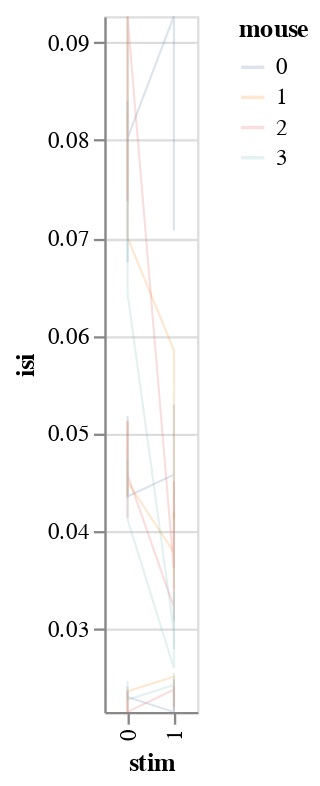

Notebook source saved alongside this figure:
### Markdown cell above
This is stil fishy: why vertical lines? all sources of variance should be accounted for

### Code cell
bw.plot_posteriors_no_slope(x='stim', detail='neuron', color='mouse:N')

### Figure 1 — Vega-Lite specification as saved in the notebook (floating-point values rounded to 4 significant figures)
{"config": {"view": {"continuousWidth": 400, "continuousHeight": 300}}, "data": {"name": "data-f6098da45053dd9364de4f154c3aa49a"}, "mark": {"type": "line", "fill": null}, "encoding": {"color": {"type": "nominal", "field": "mouse"}, "detail": {"type": "quantitative", "field": "neuron"}, "opacity": {"value": 0.2}, "size": {"value": 0.9}, "x": {"type": "ordinal", "field": "stim"}, "y": {"type": "quantitative", "field": "isi", "scale": {"clamp": true, "domain": [0.02146, 0.09268], "zero": false}}}, "$schema": "https://vega.github.io/schema/vega-lite/v4.8.1.json", "datasets": {"data-f6098da45053dd9364de4f154c3aa49a": [{"stim": 0, "i_trial": 0, "mouse_code": 0, "neuron_code": 0, "mouse": 0, "neuron_x_mouse": "0m0bayes", "neuron": 0, "log_firing_rate": 1.893, "Firing rate": 78.2, "firing_rate": 78.2, "i_spike": 51.5, "isi": 0.06841, "combined_condition": 0}, {"stim": 0, "i_trial": 0, "mouse_code": 0, "neuron_code": 4, "mouse": 0, "neuron_x_mouse": "1m0bayes", "neuron": 1, "log_firing_rate": 1.873, "Firing rate": 74.66, "firing_rate": 74.66, "i_spike": 73.0, "isi": 0.04698, "combined_condition": 1}, {"stim": 0, "i_trial": 0, "mouse_code": 0, "neuron_code": 8, "mouse": 0, "neuron_x_mouse": "2m0bayes", "neuron": 2, "log_firing_rate": 2.435, "Firing rate": 272.4, "firing_rate": 272.4, "i_spike": 162.5, "isi": 0.02145, "combined_condition": 2}, {"stim": 0, "i_trial": 0, "mouse_code": 1, "neuron_code": 1, "mouse": 1, "neuron_x_mouse": "0m1bayes", "neuron": 0, "log_firing_rate": 1.575, "Firing rate": 37.62, "firing_rate": 37.62, "i_spike": 29.5, "isi": 0.1205, "combined_condition": 0}, {"stim": 0, "i_trial": 0, "mouse_code": 1, "neuron_code": 5, "mouse": 1, "neuron_x_mouse": "1m1bayes", "neuron": 1, "log_firing_rate": 2.149, "Firing rate": 141.0, "firing_rate": 141.0, "i_spike": 79.5, "isi": 0.04353, "combined_condition": 1}, {"stim": 0, "i_trial": 0, "mouse_code": 1, "neuron_code": 9, "mouse": 1, "neuron_x_mouse": "2m1bayes", "neuron": 2, "log_firing_rate": 2.737, "Firing rate": 545.2, "firing_rate": 545.2, "i_spike": 146.0, "isi": 0.02374, "combined_condition": 2}, {"stim": 0, "i_trial": 0, "mouse_code": 2, "neuron_code": 2, "mouse": 2, "neuron_x_mouse": "0m2bayes", "neuron": 0, "log_firing_rate": 1.992, "Firing rate": 98.25, "firing_rate": 98.25, "i_spike": 47.5, "isi": 0.07373, "combined_condition": 0}, {"stim": 0, "i_trial": 0, "mouse_code": 2, "neuron_code": 6, "mouse": 2, "neuron_x_mouse": "1m2bayes", "neuron": 1, "log_firing_rate": 2.329, "Firing rate": 213.2, "firing_rate": 213.2, "i_spike": 68.5, "isi": 0.05122, "combined_condition": 1}, {"stim": 0, "i_trial": 0, "mouse_code": 2, "neuron_code": 10, "mouse": 2, "neuron_x_mouse": "2m2bayes", "neuron": 2, "log_firing_rate": 2.284, "Firing rate": 192.4, "firing_rate": 192.4, "i_spike": 161.0, "isi": 0.02166, "combined_condition": 2}, {"stim": 0, "i_trial": 0, "mouse_code": 3, "neuron_code": 3, "mouse": 3, "neuron_x_mouse": "0m3bayes", "neuron": 0, "log_firing_rate": 1.841, "Firing rate": 69.27, "firing_rate": 69.27, "i_spike": 42.5, "isi": 0.08292, "combined_condition": 0}, {"stim": 0, "i_trial": 0, "mouse_code": 3, "neuron_code": 7, "mouse": 3, "neuron_x_mouse": "1m3bayes", "neuron": 1, "log_firing_rate": 1.987, "Firing rate": 96.98, "firing_rate": 96.98, "i_spike": 73.0, "isi": 0.04736, "combined_condition": 1}, {"stim": 0, "i_trial": 0, "mouse_code": 3, "neuron_code": 11, "mouse": 3, "neuron_x_mouse": "2m3bayes", "neuron": 2, "log_firing_rate": 2.469, "Firing rate": 294.7, "firing_rate": 294.7, "i_spike": 148.0, "isi": 0.02364, "combined_condition": 2}, {"stim": 0, "i_trial": 1, "mouse_code": 0, "neuron_code": 0, "mouse": 0, "neuron_x_mouse": "0m0bayes", "neuron": 0, "log_firing_rate": 2.033, "Firing rate": 108.0, "firing_rate": 108.0, "i_spike": 40.0, "isi": 0.08403, "combined_condition": 0}, {"stim": 0, "i_trial": 1, "mouse_code": 0, "neuron_code": 4, "mouse": 0, "neuron_x_mouse": "1m0bayes", "neuron": 1, "log_firing_rate": 2.313, "Firing rate": 205.7, "firing_rate": 205.7, "i_spike": 76.0, "isi": 0.04619, "combined_condition": 1}, {"stim": 0, "i_trial": 1, "mouse_code": 0, "neuron_code": 8, "mouse": 0, "neuron_x_mouse": "2m0bayes", "neuron": 2, "log_firing_rate": 2.378, "Firing rate": 238.8, "firing_rate": 238.8, "i_spike": 154.5, "isi": 0.0226, "combined_condition": 2}, {"stim": 0, "i_trial": 1, "mouse_code": 1, "neuron_code": 1, "mouse": 1, "neuron_x_mouse": "0m1bayes", "neuron": 0, "log_firing_rate": 1.69, "Firing rate": 48.99, "firing_rate": 48.99, "i_spike": 38.5, "isi": 0.08849, "combined_condition": 0}, {"stim": 0, "i_trial": 1, "mouse_code": 1, "neuron_code": 5, "mouse": 1, "neuron_x_mouse": "1m1bayes", "neuron": 1, "log_firing_rate": 2.045, "Firing rate": 111.0, "firing_rate": 111.0, "i_spike": 70.0, "isi": 0.0495, "combined_condition": 1}, {"stim": 0, "i_trial": 1, "mouse_code": 1, "neuron_code": 9, "mouse": 1, "neuron_x_mouse": "2m1bayes", "neuron": 2, "log_firing_rate": 2.237, "Firing rate": 172.6, "firing_rate": 172.6, "i_spike": 163.0, "isi": 0.02142, "combined_condition": 2}, {"stim": 0, "i_trial": 1, "mouse_code": 2, "neuron_code": 2, "mouse": 2, "neuron_x_mouse": "0m2bayes", "neuron": 0, "log_firing_rate": 1.941, "Firing rate": 87.29, "firing_rate": 87.29, "i_spike": 39.5, "isi": 0.08719, "combined_condition": 0}, {"stim": 0, "i_trial": 1, "mouse_code": 2, "neuron_code": 6, "mouse": 2, "neuron_x_mouse": "1m2bayes", "neuron": 1, "log_firing_rate": 2.49, "Firing rate": 309.2, "firing_rate": 309.2, "i_spike": 84.5, "isi": 0.04133, "combined_condition": 1}, {"stim": 0, "i_trial": 1, "mouse_code": 2, "neuron_code": 10, "mouse": 2, "neuron_x_mouse": "2m2bayes", "neuron": 2, "log_firing_rate": 2.3, "Firing rate": 199.5, "firing_rate": 199.5, "i_spike": 148.5, "isi": 0.02355, "combined_condition": 2}, {"stim": 0, "i_trial": 1, "mouse_code": 3, "neuron_code": 3, "mouse": 3, "neuron_x_mouse": "0m3bayes", "neuron": 0, "log_firing_rate": 2.768, "Firing rate": 585.9, "firing_rate": 585.9, "i_spike": 48.0, "isi": 0.06972, "combined_condition": 0}, {"stim": 0, "i_trial": 1, "mouse_code": 3, "neuron_code": 7, "mouse": 3, "neuron_x_mouse": "1m3bayes", "neuron": 1, "log_firing_rate": 2.242, "Firing rate": 174.4, "firing_rate": 174.4, "i_spike": 75.5, "isi": 0.04562, "combined_condition": 1}, {"stim": 0, "i_trial": 1, "mouse_code": 3, "neuron_code": 11, "mouse": 3, "neuron_x_mouse": "2m3bayes", "neuron": 2, "log_firing_rate": 2.53, "Firing rate": 339.1, "firing_rate": 339.1, "i_spike": 140.5, "isi": 0.02466, "combined_condition": 2}, {"stim": 0, "i_trial": 2, "mouse_code": 0, "neuron_code": 0, "mouse": 0, "neuron_x_mouse": "0m0bayes", "neuron": 0, "log_firing_rate": 1.678, "Firing rate": 47.66, "firing_rate": 47.66, "i_spike": 41.5, "isi": 0.08284, "combined_condition": 0}, {"stim": 0, "i_trial": 2, "mouse_code": 0, "neuron_code": 4, "mouse": 0, "neuron_x_mouse": "1m0bayes", "neuron": 1, "log_firing_rate": 1.973, "Firing rate": 94.0, "firing_rate": 94.0, "i_spike": 74.0, "isi": 0.04751, "combined_condition": 1}, {"stim": 0, "i_trial": 2, "mouse_code": 0, "neuron_code": 8, "mouse": 0, "neuron_x_mouse": "2m0bayes", "neuron": 2, "log_firing_rate": 2.59, "Firing rate": 389.4, "firing_rate": 389.4, "i_spike": 142.0, "isi": 0.02407, "combined_condition": 2}, {"stim": 0, "i_trial": 2, "mouse_code": 1, "neuron_code": 1, "mouse": 1, "neuron_x_mouse": "0m1bayes", "neuron": 0, "log_firing_rate": 2.023, "Firing rate": 105.3, "firing_rate": 105.3, "i_spike": 43.5, "isi": 0.07867, "combined_condition": 0}, {"stim": 0, "i_trial": 2, "mouse_code": 1, "neuron_code": 5, "mouse": 1, "neuron_x_mouse": "1m1bayes", "neuron": 1, "log_firing_rate": 2.264, "Firing rate": 183.6, "firing_rate": 183.6, "i_spike": 75.0, "isi": 0.0468, "combined_condition": 1}, {"stim": 0, "i_trial": 2, "mouse_code": 1, "neuron_code": 9, "mouse": 1, "neuron_x_mouse": "2m1bayes", "neuron": 2, "log_firing_rate": 2.369, "Firing rate": 234.1, "firing_rate": 234.1, "i_spike": 157.0, "isi": 0.02227, "combined_condition": 2}, {"stim": 0, "i_trial": 2, "mouse_code": 2, "neuron_code": 2, "mouse": 2, "neuron_x_mouse": "0m2bayes", "neuron": 0, "log_firing_rate": 2.24, "Firing rate": 173.8, "firing_rate": 173.8, "i_spike": 45.5, "isi": 0.07605, "combined_condition": 0}, {"stim": 0, "i_trial": 2, "mouse_code": 2, "neuron_code": 6, "mouse": 2, "neuron_x_mouse": "1m2bayes", "neuron": 1, "log_firing_rate": 1.963, "Firing rate": 91.79, "firing_rate": 91.79, "i_spike": 72.5, "isi": 0.04801, "combined_condition": 1}, {"stim": 0, "i_trial": 2, "mouse_code": 2, "neuron_code": 10, "mouse": 2, "neuron_x_mouse": "2m2bayes", "neuron": 2, "log_firing_rate": 2.578, "Firing rate": 378.8, "firing_rate": 378.8, "i_spike": 162.5, "isi": 0.02146, "combined_condition": 2}, {"stim": 0, "i_trial": 2, "mouse_code": 3, "neuron_code": 3, "mouse": 3, "neuron_x_mouse": "0m3bayes", "neuron": 0, "log_firing_rate": 1.525, "Firing rate": 33.49, "firing_rate": 33.49, "i_spike": 44.5, "isi": 0.07611, "combined_condition": 0}, {"stim": 0, "i_trial": 2, "mouse_code": 3, "neuron_code": 7, "mouse": 3, "neuron_x_mouse": "1m3bayes", "neuron": 1, "log_firing_rate": 1.959, "Firing rate": 91.03, "firing_rate": 91.03, "i_spike": 80.0, "isi": 0.04292, "combined_condition": 1}, {"stim": 0, "i_trial": 2, "mouse_code": 3, "neuron_code": 11, "mouse": 3, "neuron_x_mouse": "2m3bayes", "neuron": 2, "log_firing_rate": 2.408, "Firing rate": 255.6, "firing_rate": 255.6, "i_spike": 142.0, "isi": 0.02463, "combined_condition": 2}, {"stim": 0, "i_trial": 3, "mouse_code": 0, "neuron_code": 0, "mouse": 0, "neuron_x_mouse": "0m0bayes", "neuron": 0, "log_firing_rate": 2.028, "Firing rate": 106.6, "firing_rate": 106.6, "i_spike": 51.0, "isi": 0.06746, "combined_condition": 0}, {"stim": 0, "i_trial": 3, "mouse_code": 0, "neuron_code": 4, "mouse": 0, "neuron_x_mouse": "1m0bayes", "neuron": 1, "log_firing_rate": 1.935, "Firing rate": 86.11, "firing_rate": 86.11, "i_spike": 67.0, "isi": 0.05174, "combined_condition": 1}, {"stim": 0, "i_trial": 3, "mouse_code": 0, "neuron_code": 8, "mouse": 0, "neuron_x_mouse": "2m0bayes", "neuron": 2, "log_firing_rate": 2.528, "Firing rate": 337.0, "firing_rate": 337.0, "i_spike": 165.5, "isi": 0.02119, "combined_condition": 2}, {"stim": 0, "i_trial": 3, "mouse_code": 1, "neuron_code": 1, "mouse": 1, "neuron_x_mouse": "0m1bayes", "neuron": 0, "log_firing_rate": 2.026, "Firing rate": 106.3, "firing_rate": 106.3, "i_spike": 32.0, "isi": 0.1012, "combined_condition": 0}, {"stim": 0, "i_trial": 3, "mouse_code": 1, "neuron_code": 5, "mouse": 1, "neuron_x_mouse": "1m1bayes", "neuron": 1, "log_firing_rate": 2.269, "Firing rate": 185.6, "firing_rate": 185.6, "i_spike": 68.5, "isi": 0.0513, "combined_condition": 1}, {"stim": 0, "i_trial": 3, "mouse_code": 1, "neuron_code": 9, "mouse": 1, "neuron_x_mouse": "2m1bayes", "neuron": 2, "log_firing_rate": 2.282, "Firing rate": 191.3, "firing_rate": 191.3, "i_spike": 148.5, "isi": 0.0235, "combined_condition": 2}, {"stim": 0, "i_trial": 3, "mouse_code": 2, "neuron_code": 2, "mouse": 2, "neuron_x_mouse": "0m2bayes", "neuron": 0, "log_firing_rate": 1.637, "Firing rate": 43.36, "firing_rate": 43.36, "i_spike": 44.5, "isi": 0.07895, "combined_condition": 0}, {"stim": 0, "i_trial": 3, "mouse_code": 2, "neuron_code": 6, "mouse": 2, "neuron_x_mouse": "1m2bayes", "neuron": 1, "log_firing_rate": 2.212, "Firing rate": 163.0, "firing_rate": 163.0, "i_spike": 69.0, "isi": 0.05063, "combined_condition": 1}, {"stim": 0, "i_trial": 3, "mouse_code": 2, "neuron_code": 10, "mouse": 2, "neuron_x_mouse": "2m2bayes", "neuron": 2, "log_firing_rate": 2.44, "Firing rate": 275.4, "firing_rate": 275.4, "i_spike": 148.5, "isi": 0.02361, "combined_condition": 2}, {"stim": 0, "i_trial": 3, "mouse_code": 3, "neuron_code": 3, "mouse": 3, "neuron_x_mouse": "0m3bayes", "neuron": 0, "log_firing_rate": 1.735, "Firing rate": 54.33, "firing_rate": 54.33, "i_spike": 31.0, "isi": 0.1121, "combined_condition": 0}, {"stim": 0, "i_trial": 3, "mouse_code": 3, "neuron_code": 7, "mouse": 3, "neuron_x_mouse": "1m3bayes", "neuron": 1, "log_firing_rate": 1.973, "Firing rate": 93.98, "firing_rate": 93.98, "i_spike": 73.5, "isi": 0.0467, "combined_condition": 1}, {"stim": 0, "i_trial": 3, "mouse_code": 3, "neuron_code": 11, "mouse": 3, "neuron_x_mouse": "2m3bayes", "neuron": 2, "log_firing_rate": 2.492, "Firing rate": 310.5, "firing_rate": 310.5, "i_spike": 151.0, "isi": 0.02316, "combined_condition": 2}, {"stim": 0, "i_trial": 4, "mouse_code": 0, "neuron_code": 0, "mouse": 0, "neuron_x_mouse": "0m0bayes", "neuron": 0, "log_firing_rate": 1.68, "Firing rate": 47.9, "firing_rate": 47.9, "i_spike": 43.5, "isi": 0.0802, "combined_condition": 0}, {"stim": 0, "i_trial": 4, "mouse_code": 0, "neuron_code": 4, "mouse": 0, "neuron_x_mouse": "1m0bayes", "neuron": 1, "log_firing_rate": 2.151, "Firing rate": 141.4, "firing_rate": 141.4, "i_spike": 80.0, "isi": 0.04352, "combined_condition": 1}, {"stim": 0, "i_trial": 4, "mouse_code": 0, "neuron_code": 8, "mouse": 0, "neuron_x_mouse": "2m0bayes", "neuron": 2, "log_firing_rate": 2.389, "Firing rate": 245.1, "firing_rate": 245.1, "i_spike": 152.0, "isi": 0.02298, "combined_condition": 2}, {"stim": 0, "i_trial": 4, "mouse_code": 1, "neuron_code": 1, "mouse": 1, "neuron_x_mouse": "0m1bayes", "neuron": 0, "log_firing_rate": 1.738, "Firing rate": 54.72, "firing_rate": 54.72, "i_spike": 49.5, "isi": 0.07002, "combined_condition": 0}, {"stim": 0, "i_trial": 4, "mouse_code": 1, "neuron_code": 5, "mouse": 1, "neuron_x_mouse": "1m1bayes", "neuron": 1, "log_firing_rate": 2.31, "Firing rate": 204.4, "firing_rate": 204.4, "i_spike": 77.0, "isi": 0.04502, "combined_condition": 1}, {"stim": 0, "i_trial": 4, "mouse_code": 1, "neuron_code": 9, "mouse": 1, "neuron_x_mouse": "2m1bayes", "neuron": 2, "log_firing_rate": 3.193, "Firing rate": 1558.0, "firing_rate": 1558.0, "i_spike": 148.5, "isi": 0.02358, "combined_condition": 2}, {"stim": 0, "i_trial": 4, "mouse_code": 2, "neuron_code": 2, "mouse": 2, "neuron_x_mouse": "0m2bayes", "neuron": 0, "log_firing_rate": 1.809, "Firing rate": 64.45, "firing_rate": 64.45, "i_spike": 37.5, "isi": 0.0926, "combined_condition": 0}, {"stim": 0, "i_trial": 4, "mouse_code": 2, "neuron_code": 6, "mouse": 2, "neuron_x_mouse": "1m2bayes", "neuron": 1, "log_firing_rate": 2.556, "Firing rate": 360.0, "firing_rate": 360.0, "i_spike": 76.5, "isi": 0.04574, "combined_condition": 1}, {"stim": 0, "i_trial": 4, "mouse_code": 2, "neuron_code": 10, "mouse": 2, "neuron_x_mouse": "2m2bayes", "neuron": 2, "log_firing_rate": 2.808, "Firing rate": 643.3, "firing_rate": 643.3, "i_spike": 168.0, "isi": 0.0208, "combined_condition": 2}, {"stim": 0, "i_trial": 4, "mouse_code": 3, "neuron_code": 3, "mouse": 3, "neuron_x_mouse": "0m3bayes", "neuron": 0, "log_firing_rate": 1.78, "Firing rate": 60.22, "firing_rate": 60.22, "i_spike": 54.5, "isi": 0.06431, "combined_condition": 0}, {"stim": 0, "i_trial": 4, "mouse_code": 3, "neuron_code": 7, "mouse": 3, "neuron_x_mouse": "1m3bayes", "neuron": 1, "log_firing_rate": 2.031, "Firing rate": 107.3, "firing_rate": 107.3, "i_spike": 84.0, "isi": 0.04119, "combined_condition": 1}, {"stim": 0, "i_trial": 4, "mouse_code": 3, "neuron_code": 11, "mouse": 3, "neuron_x_mouse": "2m3bayes", "neuron": 2, "log_firing_rate": 2.545, "Firing rate": 350.8, "firing_rate": 350.8, "i_spike": 153.0, "isi": 0.02271, "combined_condition": 2}, {"stim": 1, "i_trial": 0, "mouse_code": 0, "neuron_code": 0, "mouse": 0, "neuron_x_mouse": "0m0bayes", "neuron": 0, "log_firing_rate": 1.523, "Firing rate": 33.31, "firing_rate": 33.31, "i_spike": 33.5, "isi": 0.1042, "combined_condition": 0}, {"stim": 1, "i_trial": 0, "mouse_code": 0, "neuron_code": 4, "mouse": 0, "neuron_x_mouse": "1m0bayes", "neuron": 1, "log_firing_rate": 1.952, "Firing rate": 89.54, "firing_rate": 89.54, "i_spike": 76.5, "isi": 0.04575, "combined_condition": 1}, {"stim": 1, "i_trial": 0, "mouse_code": 0, "neuron_code": 8, "mouse": 0, "neuron_x_mouse": "2m0bayes", "neuron": 2, "log_firing_rate": 2.458, "Firing rate": 287.0, "firing_rate": 287.0, "i_spike": 167.5, "isi": 0.0209, "combined_condition": 2}, {"stim": 1, "i_trial": 0, "mouse_code": 1, "neuron_code": 1, "mouse": 1, "neuron_x_mouse": "0m1bayes", "neuron": 0, "log_firing_rate": 2.138, "Firing rate": 137.5, "firing_rate": 137.5, "i_spike": 60.0, "isi": 0.05849, "combined_condition": 0}, {"stim": 1, "i_trial": 0, "mouse_code": 1, "neuron_code": 5, "mouse": 1, "neuron_x_mouse": "1m1bayes", "neuron": 1, "log_firing_rate": 1.993, "Firing rate": 98.47, "firing_rate": 98.47, "i_spike": 93.0, "isi": 0.03779, "combined_condition": 1}, {"stim": 1, "i_trial": 0, "mouse_code": 1, "neuron_code": 9, "mouse": 1, "neuron_x_mouse": "2m1bayes", "neuron": 2, "log_firing_rate": 2.262, "Firing rate": 182.7, "firing_rate": 182.7, "i_spike": 139.5, "isi": 0.02508, "combined_condition": 2}, {"stim": 1, "i_trial": 0, "mouse_code": 2, "neuron_code": 2, "mouse": 2, "neuron_x_mouse": "0m2bayes", "neuron": 0, "log_firing_rate": 2.433, "Firing rate": 271.2, "firing_rate": 271.2, "i_spike": 96.5, "isi": 0.03595, "combined_condition": 0}, {"stim": 1, "i_trial": 0, "mouse_code": 2, "neuron_code": 6, "mouse": 2, "neuron_x_mouse": "1m2bayes", "neuron": 1, "log_firing_rate": 2.794, "Firing rate": 622.5, "firing_rate": 622.5, "i_spike": 109.0, "isi": 0.03216, "combined_condition": 1}, {"stim": 1, "i_trial": 0, "mouse_code": 2, "neuron_code": 10, "mouse": 2, "neuron_x_mouse": "2m2bayes", "neuron": 2, "log_firing_rate": 2.359, "Firing rate": 228.4, "firing_rate": 228.4, "i_spike": 147.5, "isi": 0.02375, "combined_condition": 2}, {"stim": 1, "i_trial": 0, "mouse_code": 3, "neuron_code": 3, "mouse": 3, "neuron_x_mouse": "0m3bayes", "neuron": 0, "log_firing_rate": 2.712, "Firing rate": 514.7, "firing_rate": 514.7, "i_spike": 115.5, "isi": 0.02964, "combined_condition": 0}, {"stim": 1, "i_trial": 0, "mouse_code": 3, "neuron_code": 7, "mouse": 3, "neuron_x_mouse": "1m3bayes", "neuron": 1, "log_firing_rate": 2.301, "Firing rate": 200.2, "firing_rate": 200.2, "i_spike": 135.0, "isi": 0.02593, "combined_condition": 1}, {"stim": 1, "i_trial": 0, "mouse_code": 3, "neuron_code": 11, "mouse": 3, "neuron_x_mouse": "2m3bayes", "neuron": 2, "log_firing_rate": 2.873, "Firing rate": 747.1, "firing_rate": 747.1, "i_spike": 144.5, "isi": 0.02423, "combined_condition": 2}, {"stim": 1, "i_trial": 1, "mouse_code": 0, "neuron_code": 0, "mouse": 0, "neuron_x_mouse": "0m0bayes", "neuron": 0, "log_firing_rate": 2.172, "Firing rate": 148.6, "firing_rate": 148.6, "i_spike": 48.0, "isi": 0.07264, "combined_condition": 0}, {"stim": 1, "i_trial": 1, "mouse_code": 0, "neuron_code": 4, "mouse": 0, "neuron_x_mouse": "1m0bayes", "neuron": 1, "log_firing_rate": 1.954, "Firing rate": 89.98, "firing_rate": 89.98, "i_spike": 66.0, "isi": 0.05291, "combined_condition": 1}, {"stim": 1, "i_trial": 1, "mouse_code": 0, "neuron_code": 8, "mouse": 0, "neuron_x_mouse": "2m0bayes", "neuron": 2, "log_firing_rate": 2.557, "Firing rate": 360.3, "firing_rate": 360.3, "i_spike": 140.5, "isi": 0.02477, "combined_condition": 2}, {"stim": 1, "i_trial": 1, "mouse_code": 1, "neuron_code": 1, "mouse": 1, "neuron_x_mouse": "0m1bayes", "neuron": 0, "log_firing_rate": 2.086, "Firing rate": 121.9, "firing_rate": 121.9, "i_spike": 85.0, "isi": 0.04121, "combined_condition": 0}, {"stim": 1, "i_trial": 1, "mouse_code": 1, "neuron_code": 5, "mouse": 1, "neuron_x_mouse": "1m1bayes", "neuron": 1, "log_firing_rate": 2.952, "Firing rate": 896.4, "firing_rate": 896.4, "i_spike": 97.5, "isi": 0.03521, "combined_condition": 1}, {"stim": 1, "i_trial": 1, "mouse_code": 1, "neuron_code": 9, "mouse": 1, "neuron_x_mouse": "2m1bayes", "neuron": 2, "log_firing_rate": 2.765, "Firing rate": 581.7, "firing_rate": 581.7, "i_spike": 157.0, "isi": 0.02199, "combined_condition": 2}, {"stim": 1, "i_trial": 1, "mouse_code": 2, "neuron_code": 2, "mouse": 2, "neuron_x_mouse": "0m2bayes", "neuron": 0, "log_firing_rate": 2.169, "Firing rate": 147.4, "firing_rate": 147.4, "i_spike": 77.0, "isi": 0.04509, "combined_condition": 0}, {"stim": 1, "i_trial": 1, "mouse_code": 2, "neuron_code": 6, "mouse": 2, "neuron_x_mouse": "1m2bayes", "neuron": 1, "log_firing_rate": 3.227, "Firing rate": 1687.0, "firing_rate": 1687.0, "i_spike": 105.5, "isi": 0.03333, "combined_condition": 1}, {"stim": 1, "i_trial": 1, "mouse_code": 2, "neuron_code": 10, "mouse": 2, "neuron_x_mouse": "2m2bayes", "neuron": 2, "log_firing_rate": 3.003, "Firing rate": 1006.0, "firing_rate": 1006.0, "i_spike": 158.0, "isi": 0.02176, "combined_condition": 2}, {"stim": 1, "i_trial": 1, "mouse_code": 3, "neuron_code": 3, "mouse": 3, "neuron_x_mouse": "0m3bayes", "neuron": 0, "log_firing_rate": 2.471, "Firing rate": 295.5, "firing_rate": 295.5, "i_spike": 110.0, "isi": 0.03115, "combined_condition": 0}, {"stim": 1, "i_trial": 1, "mouse_code": 3, "neuron_code": 7, "mouse": 3, "neuron_x_mouse": "1m3bayes", "neuron": 1, "log_firing_rate": 2.486, "Firing rate": 305.9, "firing_rate": 305.9, "i_spike": 115.0, "isi": 0.02959, "combined_condition": 1}, {"stim": 1, "i_trial": 1, "mouse_code": 3, "neuron_code": 11, "mouse": 3, "neuron_x_mouse": "2m3bayes", "neuron": 2, "log_firing_rate": 2.293, "Firing rate": 196.2, "firing_rate": 196.2, "i_spike": 151.5, "isi": 0.02314, "combined_condition": 2}, {"stim": 1, "i_trial": 2, "mouse_code": 0, "neuron_code": 0, "mouse": 0, "neuron_x_mouse": "0m0bayes", "neuron": 0, "log_firing_rate": 2.346, "Firing rate": 222.0, "firing_rate": 222.0, "i_spike": 37.0, "isi": 0.09514, "combined_condition": 0}, {"stim": 1, "i_trial": 2, "mouse_code": 0, "neuron_code": 4, "mouse": 0, "neuron_x_mouse": "1m0bayes", "neuron": 1, "log_firing_rate": 2.599, "Firing rate": 397.0, "firing_rate": 397.0, "i_spike": 97.0, "isi": 0.03622, "combined_condition": 1}, {"stim": 1, "i_trial": 2, "mouse_code": 0, "neuron_code": 8, "mouse": 0, "neuron_x_mouse": "2m0bayes", "neuron": 2, "log_firing_rate": 2.755, "Firing rate": 568.5, "firing_rate": 568.5, "i_spike": 152.5, "isi": 0.02299, "combined_condition": 2}, {"stim": 1, "i_trial": 2, "mouse_code": 1, "neuron_code": 1, "mouse": 1, "neuron_x_mouse": "0m1bayes", "neuron": 0, "log_firing_rate": 2.365, "Firing rate": 231.6, "firing_rate": 231.6, "i_spike": 63.0, "isi": 0.05406, "combined_condition": 0}, {"stim": 1, "i_trial": 2, "mouse_code": 1, "neuron_code": 5, "mouse": 1, "neuron_x_mouse": "1m1bayes", "neuron": 1, "log_firing_rate": 2.145, "Firing rate": 139.6, "firing_rate": 139.6, "i_spike": 100.5, "isi": 0.03401, "combined_condition": 1}, {"stim": 1, "i_trial": 2, "mouse_code": 1, "neuron_code": 9, "mouse": 1, "neuron_x_mouse": "2m1bayes", "neuron": 2, "log_firing_rate": 2.629, "Firing rate": 426.1, "firing_rate": 426.1, "i_spike": 151.0, "isi": 0.02321, "combined_condition": 2}, {"stim": 1, "i_trial": 2, "mouse_code": 2, "neuron_code": 2, "mouse": 2, "neuron_x_mouse": "0m2bayes", "neuron": 0, "log_firing_rate": 2.413, "Firing rate": 259.1, "firing_rate": 259.1, "i_spike": 99.5, "isi": 0.03465, "combined_condition": 0}, {"stim": 1, "i_trial": 2, "mouse_code": 2, "neuron_code": 6, "mouse": 2, "neuron_x_mouse": "1m2bayes", "neuron": 1, "log_firing_rate": 2.139, "Firing rate": 137.7, "firing_rate": 137.7, "i_spike": 106.0, "isi": 0.0328, "combined_condition": 1}, {"stim": 1, "i_trial": 2, "mouse_code": 2, "neuron_code": 10, "mouse": 2, "neuron_x_mouse": "2m2bayes", "neuron": 2, "log_firing_rate": 2.265, "Firing rate": 184.1, "firing_rate": 184.1, "i_spike": 161.5, "isi": 0.02161, "combined_condition": 2}, {"stim": 1, "i_trial": 2, "mouse_code": 3, "neuron_code": 3, "mouse": 3, "neuron_x_mouse": "0m3bayes", "neuron": 0, "log_firing_rate": 2.648, "Firing rate": 444.7, "firing_rate": 444.7, "i_spike": 100.0, "isi": 0.03381, "combined_condition": 0}, {"stim": 1, "i_trial": 2, "mouse_code": 3, "neuron_code": 7, "mouse": 3, "neuron_x_mouse": "1m3bayes", "neuron": 1, "log_firing_rate": 2.214, "Firing rate": 163.7, "firing_rate": 163.7, "i_spike": 96.5, "isi": 0.03633, "combined_condition": 1}, {"stim": 1, "i_trial": 2, "mouse_code": 3, "neuron_code": 11, "mouse": 3, "neuron_x_mouse": "2m3bayes", "neuron": 2, "log_firing_rate": 2.435, "Firing rate": 272.0, "firing_rate": 272.0, "i_spike": 164.5, "isi": 0.02112, "combined_condition": 2}, {"stim": 1, "i_trial": 3, "mouse_code": 0, "neuron_code": 0, "mouse": 0, "neuron_x_mouse": "0m0bayes", "neuron": 0, "log_firing_rate": 1.631, "Firing rate": 42.71, "firing_rate": 42.71, "i_spike": 49.5, "isi": 0.07075, "combined_condition": 0}, {"stim": 1, "i_trial": 3, "mouse_code": 0, "neuron_code": 4, "mouse": 0, "neuron_x_mouse": "1m0bayes", "neuron": 1, "log_firing_rate": 2.012, "Firing rate": 102.8, "firing_rate": 102.8, "i_spike": 67.5, "isi": 0.05165, "combined_condition": 1}, {"stim": 1, "i_trial": 3, "mouse_code": 0, "neuron_code": 8, "mouse": 0, "neuron_x_mouse": "2m0bayes", "neuron": 2, "log_firing_rate": 2.311, "Firing rate": 204.6, "firing_rate": 204.6, "i_spike": 154.0, "isi": 0.02275, "combined_condition": 2}, {"stim": 1, "i_trial": 3, "mouse_code": 1, "neuron_code": 1, "mouse": 1, "neuron_x_mouse": "0m1bayes", "neuron": 0, "log_firing_rate": 2.423, "Firing rate": 264.6, "firing_rate": 264.6, "i_spike": 69.0, "isi": 0.04872, "combined_condition": 0}, {"stim": 1, "i_trial": 3, "mouse_code": 1, "neuron_code": 5, "mouse": 1, "neuron_x_mouse": "1m1bayes", "neuron": 1, "log_firing_rate": 2.537, "Firing rate": 344.6, "firing_rate": 344.6, "i_spike": 93.0, "isi": 0.03755, "combined_condition": 1}, {"stim": 1, "i_trial": 3, "mouse_code": 1, "neuron_code": 9, "mouse": 1, "neuron_x_mouse": "2m1bayes", "neuron": 2, "log_firing_rate": 2.639, "Firing rate": 435.3, "firing_rate": 435.3, "i_spike": 146.0, "isi": 0.02373, "combined_condition": 2}, {"stim": 1, "i_trial": 3, "mouse_code": 2, "neuron_code": 2, "mouse": 2, "neuron_x_mouse": "0m2bayes", "neuron": 0, "log_firing_rate": 2.377, "Firing rate": 238.0, "firing_rate": 238.0, "i_spike": 91.5, "isi": 0.03787, "combined_condition": 0}, {"stim": 1, "i_trial": 3, "mouse_code": 2, "neuron_code": 6, "mouse": 2, "neuron_x_mouse": "1m2bayes", "neuron": 1, "log_firing_rate": 2.232, "Firing rate": 170.7, "firing_rate": 170.7, "i_spike": 103.5, "isi": 0.03294, "combined_condition": 1}, {"stim": 1, "i_trial": 3, "mouse_code": 2, "neuron_code": 10, "mouse": 2, "neuron_x_mouse": "2m2bayes", "neuron": 2, "log_firing_rate": 2.332, "Firing rate": 214.9, "firing_rate": 214.9, "i_spike": 143.5, "isi": 0.02406, "combined_condition": 2}, {"stim": 1, "i_trial": 3, "mouse_code": 3, "neuron_code": 3, "mouse": 3, "neuron_x_mouse": "0m3bayes", "neuron": 0, "log_firing_rate": 2.849, "Firing rate": 706.9, "firing_rate": 706.9, "i_spike": 117.5, "isi": 0.02909, "combined_condition": 0}, {"stim": 1, "i_trial": 3, "mouse_code": 3, "neuron_code": 7, "mouse": 3, "neuron_x_mouse": "1m3bayes", "neuron": 1, "log_firing_rate": 2.932, "Firing rate": 855.9, "firing_rate": 855.9, "i_spike": 132.5, "isi": 0.02616, "combined_condition": 1}, {"stim": 1, "i_trial": 3, "mouse_code": 3, "neuron_code": 11, "mouse": 3, "neuron_x_mouse": "2m3bayes", "neuron": 2, "log_firing_rate": 2.831, "Firing rate": 677.2, "firing_rate": 677.2, "i_spike": 136.5, "isi": 0.02546, "combined_condition": 2}, {"stim": 1, "i_trial": 4, "mouse_code": 0, "neuron_code": 0, "mouse": 0, "neuron_x_mouse": "0m0bayes", "neuron": 0, "log_firing_rate": 1.641, "Firing rate": 43.76, "firing_rate": 43.76, "i_spike": 36.0, "isi": 0.09413, "combined_condition": 0}, {"stim": 1, "i_trial": 4, "mouse_code": 0, "neuron_code": 4, "mouse": 0, "neuron_x_mouse": "1m0bayes", "neuron": 1, "log_firing_rate": 2.56, "Firing rate": 363.4, "firing_rate": 363.4, "i_spike": 85.5, "isi": 0.04017, "combined_condition": 1}, {"stim": 1, "i_trial": 4, "mouse_code": 0, "neuron_code": 8, "mouse": 0, "neuron_x_mouse": "2m0bayes", "neuron": 2, "log_firing_rate": 2.755, "Firing rate": 568.7, "firing_rate": 568.7, "i_spike": 157.5, "isi": 0.02206, "combined_condition": 2}, {"stim": 1, "i_trial": 4, "mouse_code": 1, "neuron_code": 1, "mouse": 1, "neuron_x_mouse": "0m1bayes", "neuron": 0, "log_firing_rate": 1.911, "Firing rate": 81.41, "firing_rate": 81.41, "i_spike": 64.0, "isi": 0.05427, "combined_condition": 0}, {"stim": 1, "i_trial": 4, "mouse_code": 1, "neuron_code": 5, "mouse": 1, "neuron_x_mouse": "1m1bayes", "neuron": 1, "log_firing_rate": 2.042, "Firing rate": 110.2, "firing_rate": 110.2, "i_spike": 83.0, "isi": 0.04196, "combined_condition": 1}, {"stim": 1, "i_trial": 4, "mouse_code": 1, "neuron_code": 9, "mouse": 1, "neuron_x_mouse": "2m1bayes", "neuron": 2, "log_firing_rate": 2.676, "Firing rate": 473.7, "firing_rate": 473.7, "i_spike": 156.0, "isi": 0.02235, "combined_condition": 2}, {"stim": 1, "i_trial": 4, "mouse_code": 2, "neuron_code": 2, "mouse": 2, "neuron_x_mouse": "0m2bayes", "neuron": 0, "log_firing_rate": 2.408, "Firing rate": 256.0, "firing_rate": 256.0, "i_spike": 104.0, "isi": 0.03335, "combined_condition": 0}, {"stim": 1, "i_trial": 4, "mouse_code": 2, "neuron_code": 6, "mouse": 2, "neuron_x_mouse": "1m2bayes", "neuron": 1, "log_firing_rate": 2.259, "Firing rate": 181.7, "firing_rate": 181.7, "i_spike": 113.0, "isi": 0.0308, "combined_condition": 1}, {"stim": 1, "i_trial": 4, "mouse_code": 2, "neuron_code": 10, "mouse": 2, "neuron_x_mouse": "2m2bayes", "neuron": 2, "log_firing_rate": 2.359, "Firing rate": 228.3, "firing_rate": 228.3, "i_spike": 154.0, "isi": 0.02278, "combined_condition": 2}, {"stim": 1, "i_trial": 4, "mouse_code": 3, "neuron_code": 3, "mouse": 3, "neuron_x_mouse": "0m3bayes", "neuron": 0, "log_firing_rate": 2.631, "Firing rate": 427.3, "firing_rate": 427.3, "i_spike": 123.5, "isi": 0.02791, "combined_condition": 0}, {"stim": 1, "i_trial": 4, "mouse_code": 3, "neuron_code": 7, "mouse": 3, "neuron_x_mouse": "1m3bayes", "neuron": 1, "log_firing_rate": 3.256, "Firing rate": 1803.0, "firing_rate": 1803.0, "i_spike": 129.0, "isi": 0.02722, "combined_condition": 1}, {"stim": 1, "i_trial": 4, "mouse_code": 3, "neuron_code": 11, "mouse": 3, "neuron_x_mouse": "2m3bayes", "neuron": 2, "log_firing_rate": 2.378, "Firing rate": 238.5, "firing_rate": 238.5, "i_spike": 140.5, "isi": 0.02499, "combined_condition": 2}]}}
